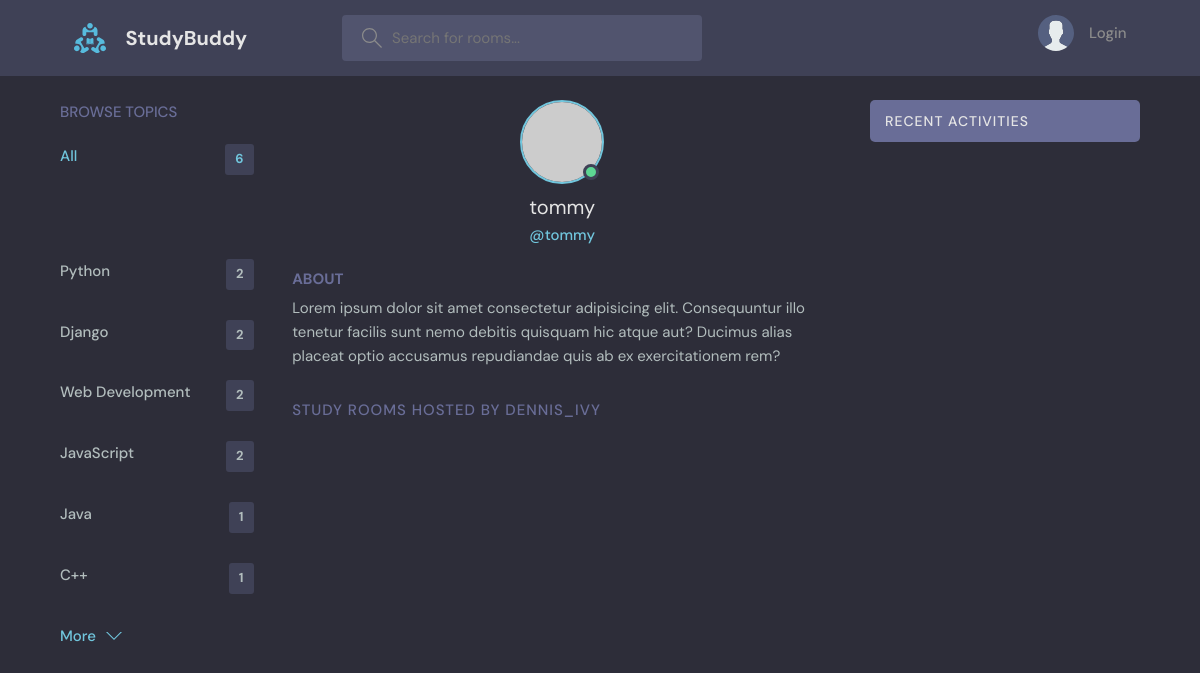
Screenshot of /profile/4 with the database file from the repository.
### base/models.py (models this page shows, shortened)
class Topic(models.Model):
    name = models.CharField(max_length=200)

### base/views.py (the view)
# urls.py: path('profile/<str:pk>', views.userProfile, name="user-profile"),
def userProfile(request, pk):
    user = User.objects.get(id=pk)
    rooms = user.room_set.all()
    room_messages = user.message_set.all()
    topics = Topic.objects.all()
    context = {'user': user, 'rooms':rooms, 'room_messages': room_messages, 'topics':topics}
    return render(request, 'base/profile.html', context)

### base/templates/base/profile.html (shortened to what this page needs)
{% extends 'main.html' %}
{% block content %}
  <main class="profile-page layout layout--3">
    <div class="container">
      {% include 'base/topics_component.html' %}
      <div class="roomList">
        <div class="profile">
          <div class="profile__avatar">
            <div class="avatar avatar--large active">
              <img src="https://randomuser.me/api/portraits/men/11.jpg" />
            </div>
          </div>
          <div class="profile__info">
            <h3>{{user.username}}</h3>
            <p>@{{user.username}}</p>
          </div>
          <div class="profile__about">
            <h3>About</h3>
            <p>
              Lorem ipsum dolor sit amet consectetur adipisicing elit. Consequuntur illo tenetur
              facilis sunt nemo debitis quisquam hic atque aut? Ducimus alias placeat optio
              accusamus repudiandae quis ab ex exercitationem rem?
            </p>
          </div>
        </div>
        <div class="roomList__header">
          <div>
            <h2>Study Rooms Hosted by dennis_ivy</a>
            </h2>
          </div>
        </div>
      </div>
       {% include 'base/activity_component.html' %}
  </main>
  {% endblock content  %}

### base/templates/base/topics_component.html (shortened to what this page needs)
<div class="topics">
          <div class="topics__header">
            <h2>Browse Topics</h2>
          </div>
          <ul class="topics__list">
            <li>
              <a href="{% url 'home' %}" class="active">All <span>{{topics.count}}</span>
            </li>
            {% for topic in topics %}
            <li>
              <a href="{% url 'home' %}?q={{topic.name}}">{{topic.name}} <span>{{topic.room_set.all.count}}</span></a>
            </li>
            {% endfor %}
          <a class="btn btn--link" href="{% url 'topics' %}">
            More
            <svg version="1.1" xmlns="http://www.w3.org/2000/svg" width="32" height="32" viewBox="0 0 32 32">
              <title>chevron-down</title>
              <path d="M16 21l-13-13h-3l16 16 16-16h-3l-13 13z"></path>
            </svg>
          </a>
        </div>

### static/styles/style.css (style rules this page uses)
:root { --color-main: #71c6dd; --color-main-light: #e1f6fb; --color-dark: #3f4156; --color-dark-medium: #51546e; --color-dark-light: #696d97; --color-light: #e5e5e5; --color-gray: #8b8b8b; --color-light-gray: #b2bdbd; --color-bg: #2d2d39; --color-success: #5dd693; --color-error: #fc4b0b; }
* { font-family: "DM Sans", -apple-system, BlinkMacSystemFont, "Segoe UI", Roboto, Oxygen, Ubuntu, Cantarell, "Open Sans", "Helvetica Neue", sans-serif; margin: 0; padding: 0; box-sizing: border-box; text-rendering: optimizeLegibility; font-size: inherit; }
html { font-size: 56.25%; }
@media only screen and (min-width: 1200px) { html { font-size: 62.5%; } }
body { line-height: 1.6; font-weight: 400; font-size: 1.5rem; color: var(--color-light-gray); background-color: var(--color-bg); min-height: 100vh; }
img { width: 100%; }
a { display: inline-block; color: var(--color-main); text-decoration: none; }
.container { max-width: 120rem; width: 90%; margin: auto; }
.btn { background-color: transparent; border: none; display: inline-flex; align-items: center; gap: 1rem; cursor: pointer; transition: all ease-in-out 0.3s; padding: 1rem 2rem; border-radius: 5px; box-shadow: 1px 1px 3px 1px rgba(0, 0, 0, 0.15); font-weight: 500; }
.btn--link { border-radius: 0; padding: 0; color: var(--color-main); box-shadow: none; }
.btn > svg { fill: currentColor; width: 1.6rem; height: 1.6rem; }
.avatar { position: relative; display: inline-block; border-radius: 50%; border: 2px solid var(--color-main); }
.avatar img { display: block; border-radius: 50%; object-fit: cover; object-position: center; }
.avatar::after { content: ""; display: block; position: absolute; background-color: var(--color-gray); z-index: 111; border-radius: 50%; border: 0.3rem solid var(--color-dark); }
.avatar.active::after { background-color: var(--color-success); }
.avatar.avatar--large img { display: block; width: 8rem; height: 8rem; border-radius: 50%; }
.avatar.avatar--large:after { width: 1rem; height: 1rem; bottom: 2px; right: 3.5px; }
.layout { margin-top: 2.4rem; }
.layout > .container { display: flex; justify-content: space-between; align-items: flex-start; }
.layout--3 > .container > div:first-child { flex-basis: 18%; max-width: 22.5rem; }
.layout--3 > .container > div:nth-child(2) { flex-basis: 50%; }
.topics__header { margin-bottom: 2rem; }
.topics__header h2 { text-transform: uppercase; font-weight: 500; color: var(--color-dark-light); }
.topics__list { list-style: none; }
.topics__list li a { display: flex; justify-content: space-between; margin-bottom: 3rem; font-weight: 500; color: var(--color-light-gray); transition: all 0.3s ease-in-out; }
.topics__list li a.active, .topics__list li a:hover { color: var(--color-main); }
.topics__list li a span { padding: 0.5rem 1rem; background-color: var(--color-dark); border-radius: 3px; font-size: 1.3rem; font-weight: 700; letter-spacing: 1px; }
.roomList__header { display: flex; justify-content: space-between; align-items: center; margin-bottom: 2.4rem; }
.roomList__header h2 { text-transform: uppercase; font-weight: 500; color: var(--color-light); letter-spacing: 1px; }
.profile { margin-bottom: 3rem; }
.profile__avatar { text-align: center; }
.profile__info { text-align: center; }
.profile__info h3 { font-size: 2rem; color: var(--color-light); font-weight: 400; }
.profile__info p { color: var(--color-main); font-weight: 500; margin-bottom: 1rem; }
.profile__about { margin-top: 2rem; }
.profile__about h3 { text-transform: uppercase; color: var(--color-dark-light); margin-bottom: 0.5rem; }
.profile-page .roomList__header { margin-bottom: 1.5rem; }
.profile-page .roomList__header h2 { color: var(--color-dark-light); }

### rows the page displays
Topic: name "Python", room_set.all.count "2"
Topic: name "Django", room_set.all.count "2"
Topic: name "Web Development", room_set.all.count "2"
Topic: name "JavaScript", room_set.all.count "2"
Topic: name "Java", room_set.all.count "1"
Topic: name "C++", room_set.all.count "1"

### other values shown
{{ topics.count }} "6"
{{ user.username }} "tommy"
